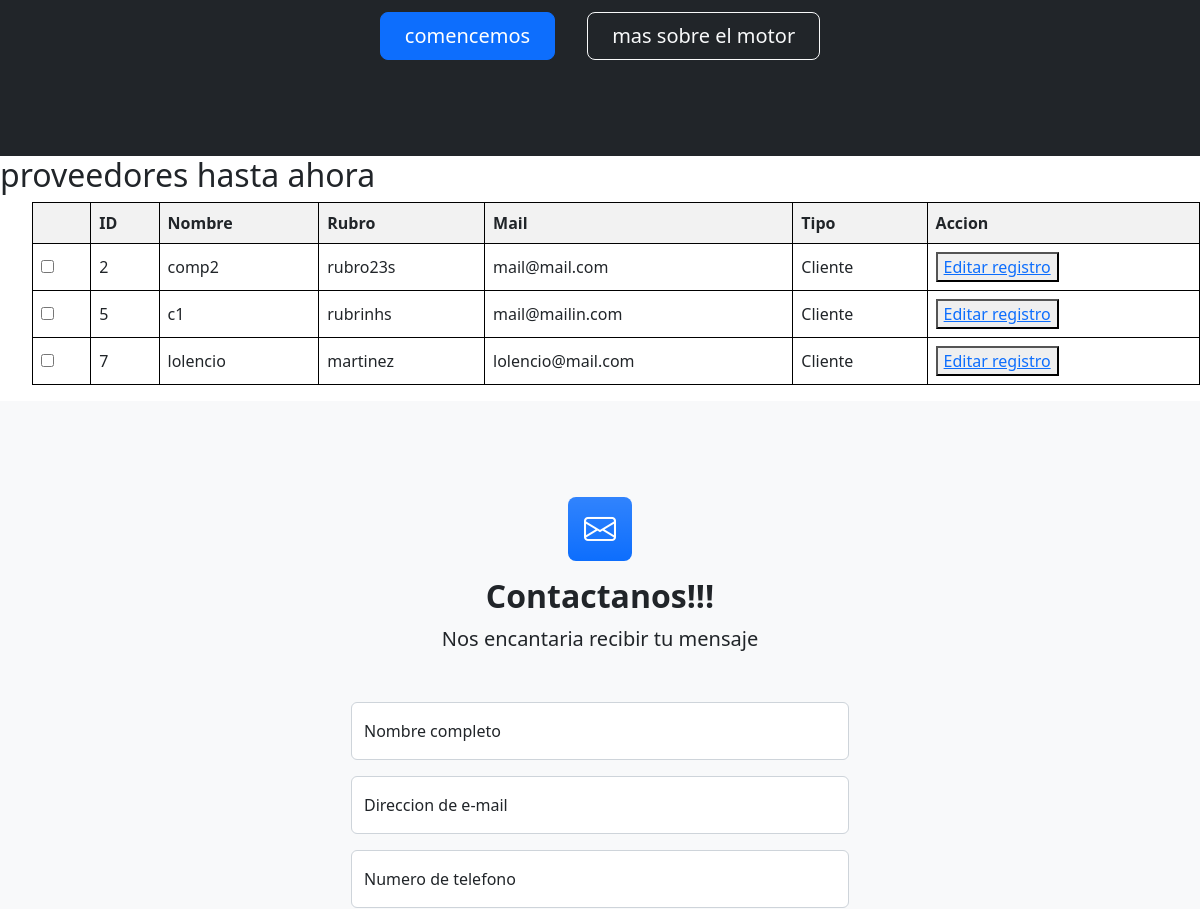
The app's page /companies/listcompanies/ (middle part), older data.
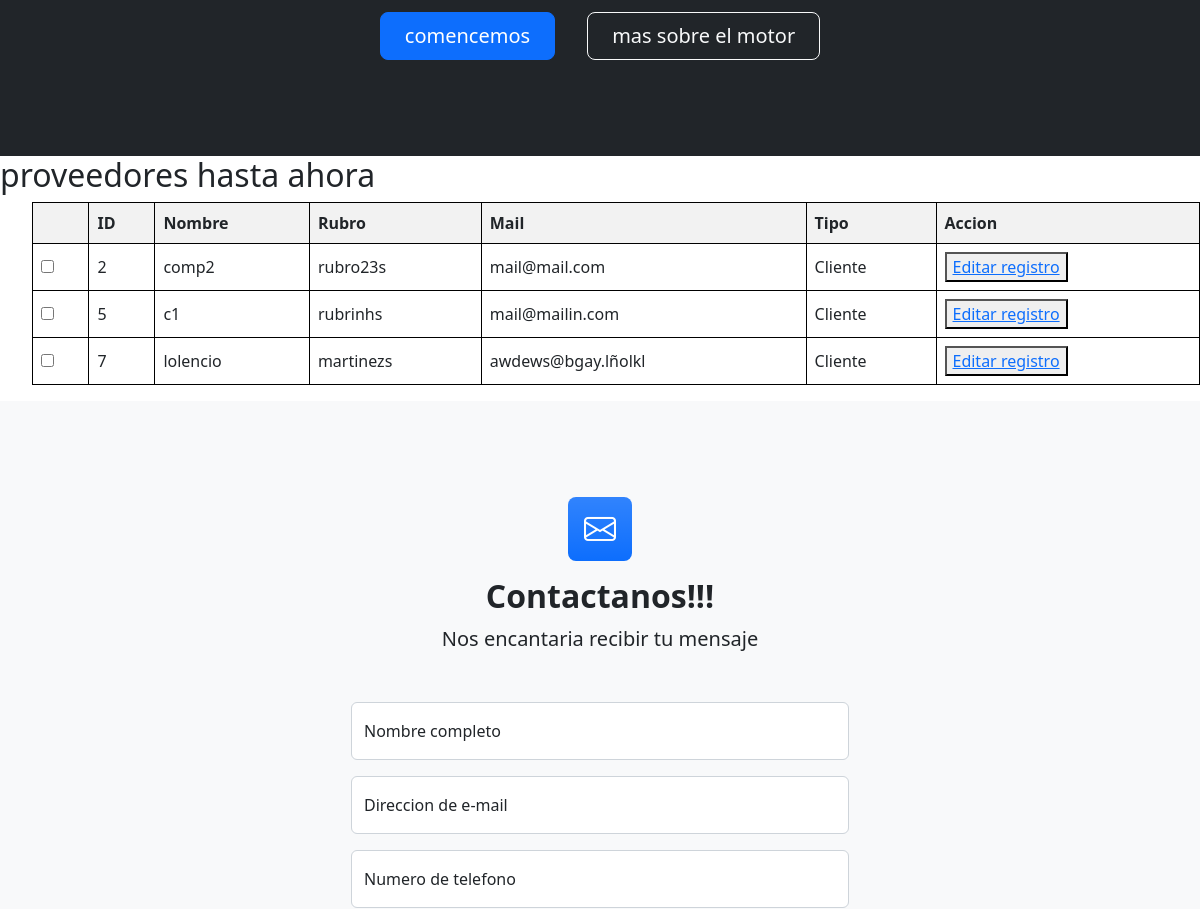
The same page, newer data.
### appcompanies/models.py (models this page shows, shortened)
class Company(models.Model):
    nombre = models.CharField(max_length=100)
    rubro = models.CharField(max_length=20)
    mail = models.EmailField(null= True, blank= True)
    escliente = models.BooleanField(default=False)
    class Meta():
        verbose_name = 'Companies'
        verbose_name_plural = 'companies'

### appcompanies/views.py (the view)
# urls.py: path('listcompanies/', list_companies, name="list_companies"),
def list_companies(req):
    all_instances = Company.objects.all()
    return render(req, 'listcompanies.html', {'instances': all_instances})

### appcompanies/templates/listcompanies.html (shortened to what this page needs)
{% extends 'base.html' %}
{% block variable1 %}
    {% if instances %}
    {% block variable1com %}
        <h2>proveedores hasta ahora</h2>
    {% endblock variable1com %}
        <ul>
            <table>
                <thead>
                    <tr>
                        <th></th>
                        <th>ID</th>
                        <th>Nombre</th>
                        <th>Rubro</th>
                        <th>Mail</th>
                        <th>Tipo</th>
                        <th>Accion</th>
                    </tr>
                </thead>
                <tbody>
                    {% block editvar1 %}
                    {% for instance in instances %}
                        <tr>
                            <td><input type="checkbox" name="selected_instances" value="{{ instance.id }}"></td>
                            <td>{{ instance.id }}</td>
                            <td>{{ instance.nombre }}</td>
                            <td>{{ instance.rubro }}</td>
                            <td>{{ instance.mail }}</td>
                            <td>
                                {% if instance.escliente %}
                                    Cliente
                                {% else %}
                                    Proveedor
                                {% endif %}
                            </td>
                            <td>
                                <button>
                                    <a href="{% url 'update_company' id=instance.id %}">Editar registro</a>
                                </button>
                            </td>
                        </tr>
                    {% endfor %}
                    {% endblock editvar1 %}
                </tbody>
            </table>
        </ul>
    {% else %}
        <p>No exixten compañias cargadas cargados.</p>
    {% endif %}
{% endblock variable1 %}

Row changes from the older to the newer data that the page shows:
changed Company "lolencio": rubro "martinez" → "martinezs"; mail "lolencio@mail.com" → "awdews@bgay.lñolkl"
